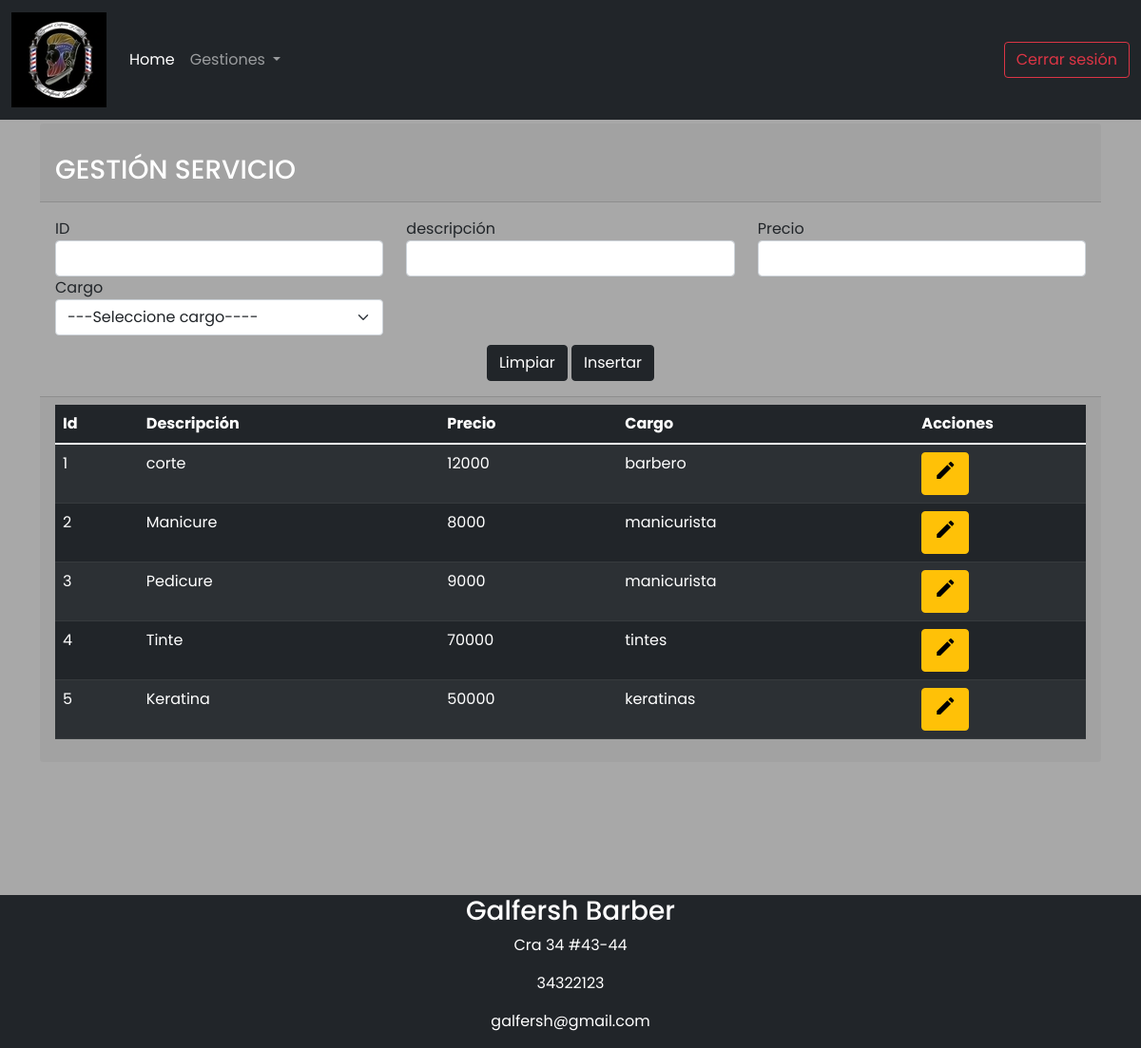
Page /servicios/gestionS.php (signed in) on the committed database.
### tables this page shows
CREATE TABLE `servicio` (
  `idServicio` int(11) NOT NULL,
  `descripición` varchar(45) NOT NULL,
  `precio` int(11) NOT NULL,
  `cargo_idcargo` int(11) NOT NULL
);

CREATE TABLE `cargo` (
  `idcargo` int(11) NOT NULL,
  `descripcion` varchar(45) NOT NULL
);

### servicios/gestionS.php (the view, shortened to what this page needs)
<?php
include("../Class/class_servicio.php");
if (isset($_SESSION['usuario']) && $_SESSION['rol'] == 3 || $_SESSION['rol'] == 2) {
    echo "
    <script type = 'text/javascript'>
    Swal.fire({
        title: 'Error!',
        text: 'Usuario no autorizado',
        icon: 'error',
        showClass: {
            popup: 'animate__animated animate__fadeInDown'
          },
          hideClass: {
            popup: 'animate__animated animate__fadeOutUp'
          }
    }).then((result)=>{
            if(result.value){
                window.location ='../Home.php';
            }
        });
    </script>
";
} else {
?>
    <!doctype html>
    <html lang="es">
    <html>
    <head>
        <link rel="stylesheet" language="javascript" href="../bootstrap/css/bootstrap.min.css">
        <link rel="stylesheet" href="../sw/dist/sweetalert2.min.css">
        <link rel="stylesheet" href="../CSS/Style.css">
    </head>
    <body>
        <nav class="navbar navbar-dark bg-dark navbar-expand-lg fixed-top">
            <div class="container-fluid">
                <a class="navbar-brand" href="../Home.php">
                    <img src="../Images/LogoPequeño.jpg" alt="" width="100" height="100">
                </a>
                <div class="collapse navbar-collapse" id="navbarSupportedContent">
                    <ul class="navbar-nav me-auto mb-2 mb-lg-0">
                        <li class="nav-item">
                            <a class="nav-link active" aria-current="page" href="../Home.php">Home</a>
                        </li>
                        <div class="collapse navbar-collapse" id="navbarNavDarkDropdown2">
                            <ul class="navbar-nav">
                                <li class="nav-item dropdown">
                                    <a class="nav-link dropdown-toggle" href="#" id="nav2" role="button" data-bs-toggle="dropdown" aria-expanded="false">
                                        Gestiones
                                    </a>
                                </li>
                            </ul>
                        </div>
                    </ul>
                    <a type="button" class="btn btn-outline-danger" href="../logout.php">Cerrar sesión</a>
                </div>
            </div>
        </nav>
        <div class="container posicion-footer">
            <?php
            $servicio = new servicios();
            $reg = $servicio->Mostrar();
            ?>
            <div class="posicion">
            <div class="card-header ">
                    <br>
                    <h3 class="text-white">GESTIÓN SERVICIO</h3>
                </div>
                <div class=" card-body">
                    <div class="row">
                        <div class="col-md-4">
                            <form name="form" action="./insertS.php" method="POST">
                                <label for="idServicio">ID</label>
                                <input class="form-control" type="number" name="id" value="">
                        </div>
                        <div class="col-md-4">
                            <label for="descripción">descripción</label>
                            <input type="text" id="nom_c" name="desc" class="form-control" Required>
                        </div>
                        <div class="col-md-4">
                            <label for="precio">Precio</label>
                            <input type="text" id="apel_c" name="precio" class="form-control" Required>
                        </div>
                        <div class="col-md-4">
                            <label for="cargo">Cargo</label>
                            <div class="form-group">
                                <select class="form-select" name="cargo" Required>
                                    <option>---Seleccione cargo----</option>
                                </select>
                            </div>
                        </div>
                        <br><br><br>
                        <div class="col-md-12 centrar">
                            <input type="reset" value="Limpiar" class="btn btn-dark" title="limpiar">
                            <input type="submit" value="Insertar" class="btn btn-dark" title="insertar">
                        </div>
                    </div>
                </div>
                <div class="card-footer table-responsive">
                    <table class="table table-dark table-striped">
                        <thead>
                            <tr>
                                <th>Id</th>
                                <th>Descripción</th>
                                <th>Precio</th>
                                <th>Cargo</th>
                                <th class="col-2">Acciones</th>
                            </tr>
                        </thead>
                        <?php
                        for ($i = 0; $i < count($reg); $i++) {
                            echo "<tr>";
                            echo "<td>" . $reg[$i]['idServicio'] . "</td>";
                            echo "<td>" . $reg[$i]['descripición'] . "</td>";
                            echo "<td>" . $reg[$i]['precio'] . "</td>";
                            echo "<td>" . $reg[$i]['descripcion'] . "</td>";
                            ?>
                            <td class="col-2">
                                <button class="btn btn-warning" onclick=window.location="./editarS.php?idServicio=<?php echo $reg[$i]['idServicio']; ?>">
                                    <span class="material-icons">mode_edit</span>
                                </button>
                            </td>
                            </tr>
                        <?php
                        }
                        ?>
                    </table>
                </div>
            </div>
        </div>
        <footer class="bg bg-dark text-white">
            <div class="row">
                <div class="centrar">
                    <address>
                        <h3>Galfersh Barber</h3>
                        <p> <span class="oi oi-home footer-address-icon"></span>Cra 34 #43-44</p>
                        <p><span class="oi oi-phone footer-address-icon"></span>34322123</p>
                        <p><span class="oi oi-inbox footer-address-icon"></span>galfersh@gmail.com</p>
                    </address>
                </div>
            </div>
        </footer>
    </body>
    </html>
<?php
}
?>

### CSS/Style.css (style rules this page uses)
.centrar { justify-content: center; text-align: center; }
nav { position: fixed; }
* { font-family: 'Josefin Sans', sans-serif; font-family: 'Outfit', sans-serif; font-family: 'Poppins', sans-serif; }
.posicion { margin-top: 130px; margin-bottom: 0px; }
.posicion-footer { margin-top: 0px; margin-bottom: 140px; }
body { background-color: #A8A8A8; font-family: 'Roboto', sans-serif; }

### rows in the picture
servicio: idServicio "1", descripición "corte", precio "12000", cargo_idcargo.descripcion "barbero"
servicio: idServicio "2", descripición "Manicure", precio "8000", cargo_idcargo.descripcion "manicurista"
servicio: idServicio "3", descripición "Pedicure", precio "9000", cargo_idcargo.descripcion "manicurista"
servicio: idServicio "4", descripición "Tinte", precio "70000", cargo_idcargo.descripcion "tintes"
servicio: idServicio "5", descripición "Keratina", precio "50000", cargo_idcargo.descripcion "keratinas"
